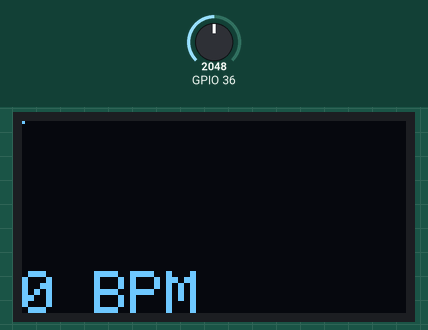
This sketch was run on a simulated ESP32. Shown: 128×64 one-colour display. The inputs (shaded band) are chosen by the test bench; at power-on: GPIO 36 = 2048. WiFi joins after 1.5 s; servers stay silent unless stated.

Above: at 4.4 s.
4.5 s: GPIO 36 set to 491
At 5.6 s:
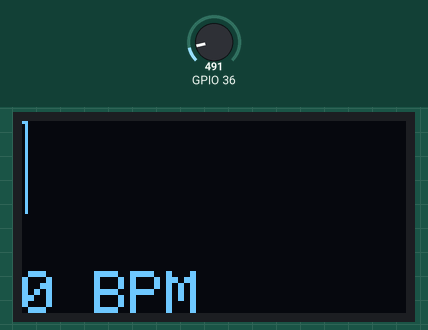
7.3 s: GPIO 36 set to 87
At 8.3 s:
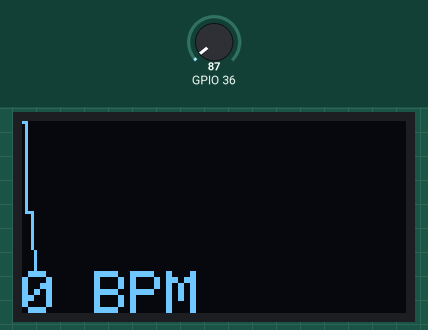
9.3 s: GPIO 36 set to 540
At 10.6 s:
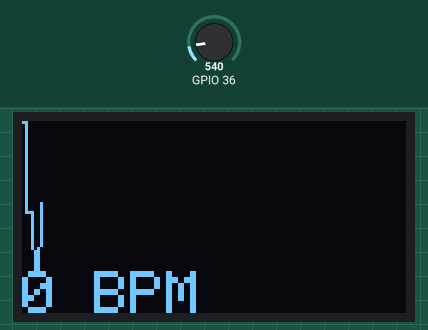
Timing chart, 0 to 12.3 s (numbered marks = the images above; inputs shaded):
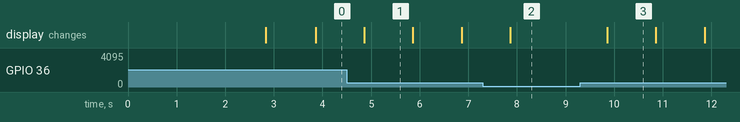

The sketch:

IoT_Based_Cardiac_Transform_Rate_Blynk.ino
```cpp
#define BLYNK_PRINT Serial
//#define BLYNK_TEMPLATE_ID "**************"      //Paste your credentials here
//#define BLYNK_DEVICE_NAME "*****************************"  //Paste your credentials here
#define BLYNK_TEMPLATE_ID "TMPLbkXVoNAw"
#define BLYNK_DEVICE_NAME "Heart Beat Monitoring System"
//#define BLYNK_AUTH_TOKEN "6N1vaTu6VYqnmIqa780cAwSZzquEqiWp"
#include <WiFi.h>
#include <WiFiClient.h>
#include <BlynkSimpleEsp32.h>
//#include "DHT.h"

// You should get Auth Token in the Blynk App.
// Go to the Project Settings (nut icon).
char auth[] = "6N1vaTu6VYqnmIqa780cAwSZzquEqiWp";//Paste auth token you copied

// Your WiFi credentials.
// Set password to "" for open networks.
char ssid[] = "IOTlab";///Enter your wifi name
char pass[] = "iotlab@p202";// Enter wifi password
BlynkTimer timer;
#include <SPI.h>
#include <Wire.h>
#include <Adafruit_GFX.h>
#include <Adafruit_SH1106.h>
//defines the I2C pins to which the display is connected
#define OLED_SDA 21
#define OLED_SCL 22

Adafruit_SH1106 display(21, 22);


int x=0;
int lastx=0;
int lasty=0;
int LastTime=0;
bool BPMTiming=false;
bool BeatComplete=false;
int BPM=0;

#define UpperThreshold 2000
#define LowerThreshold 500
void sendSensor()
{
  if(x>127)
  {
    display.clearDisplay();
    x=0;
    lastx=x;
  }

  int value=analogRead(36);
  display.setTextColor(WHITE);
  int y=60-(value/16);
  display.writeLine(lastx,lasty,x,y,WHITE);
  lasty=y;
  lastx=x;
  // calc bpm

  if(value>UpperThreshold)
  {
    if(BeatComplete)
    {
      BPM=millis()-LastTime;
      BPM=int(60/(float(BPM)/1000));
      BPMTiming=false;
      BeatComplete=false;
    }
    if(BPMTiming==false)
    {
      LastTime=millis();
      BPMTiming=true;
    }
  }
  if((value<LowerThreshold)&(BPMTiming))
    BeatComplete=true;
    // display bpm
  display.writeFillRect(0,50,128,16,BLACK);
  display.setCursor(0,50);
  display.print(BPM);
  display.print(" BPM");
  display.display();
  x++;

  // You can send any value at any time.
  // Please don't send more that 10 values per second.
  Blynk.virtualWrite(V0,BPM); // select your virtual pins accordingly
//    Blynk.virtualWrite(V2, moistvalue); // select your virtual pins accordingly
}

void setup() {
  Serial.begin(115200);
//  pinMode(15,OUTPUT);
delay(1000);
  Blynk.begin(auth, ssid, pass);
  display.begin(SH1106_SWITCHCAPVCC, 0x3C);
  display.clearDisplay();
  display.setTextSize(2);
  timer.setInterval(1000L, sendSensor);

}


void loop()
{
  Blynk.run();
  timer.run();
}
```

Measured:
- after the input at 4.5 s, the display: changes after 0.36 s (image 1)
- after the input at 9.3 s, the display: changes after 0.56 s (image 3)
